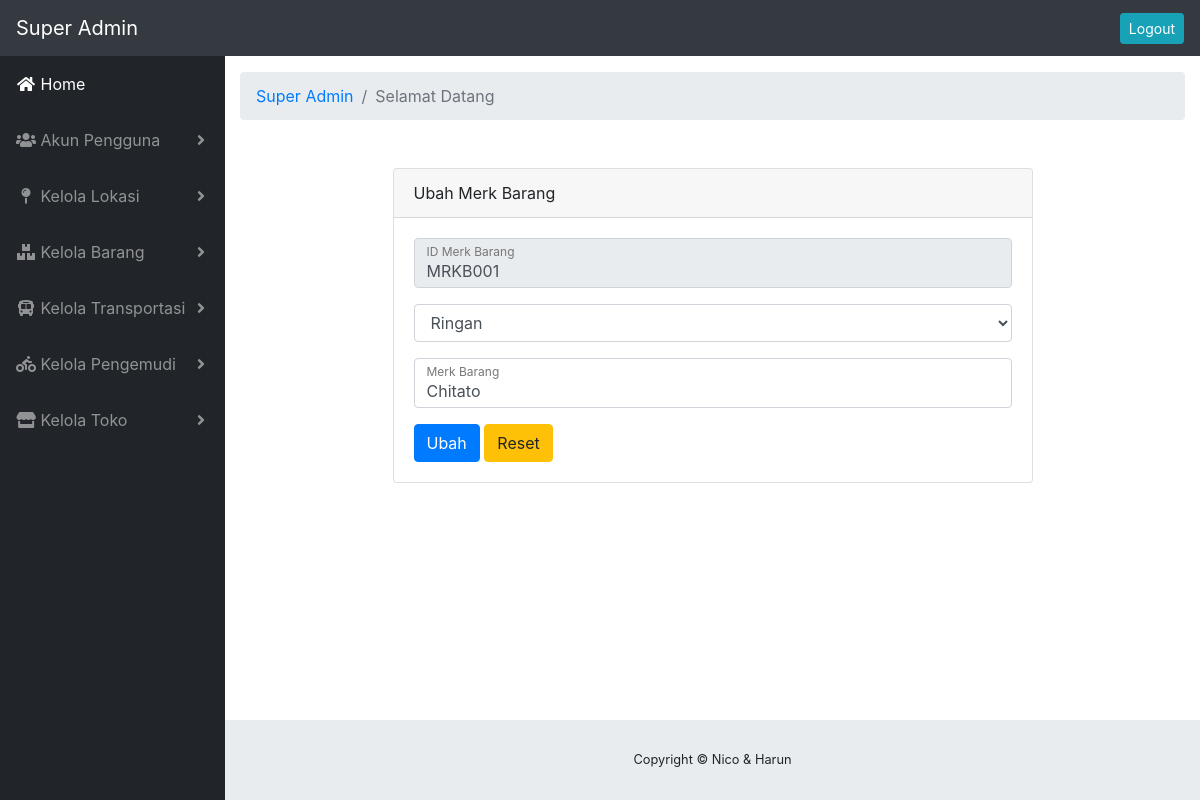
The app's page /index.php/sa/sa_barang/ubah_mbrg/MRKB001 with its own data.
### tables this page shows
CREATE TABLE `merk_barang` (
  `id_merk_barang` varchar(7) NOT NULL,
  `id_nama_barang` varchar(8) NOT NULL,
  `nama_merk_barang` varchar(50) NOT NULL
);

### application/controllers/sa/sa_barang.php (called while the page is built, shortened)
<?php
class sa_barang extends CI_Controller
{
    function __construct()
    {
        $this->load->model('kbrg');
        $this->load->model('mbarang');
        $this->load->model('nbarang');
    }
    function ubah_mbrg($id)
    {
        $cid = ['id_merk_barang' => $id];
        $d = [
            'name'      => $this->session->userdata('nama'),
            'mbrg'      => $this->mbarang->get1mbrg($cid),
            'nbrg'      => $this->nbarang->data_nbrg()
        ];
        $this->form_validation->set_rules('id', 'ID', 'trim|required');
        $this->form_validation->set_rules('nbrg', 'Nama Barang', 'trim|required');
        $this->form_validation->set_rules('mbrg', 'Merk Barang', 'trim|required');
        if ($this->form_validation->run() == FALSE) {
            $this->load->view('layouts/sa/header', $d);
            $this->load->view('layouts/sa/navigation');
            $this->load->view('superA/barang/merk/ubah', $d);
            $this->load->view('layouts/sa/footer');
        }
    }
}

### index.php (called while the page is built, shortened)
<?php
require_once BASEPATH.'core/CodeIgniter.php';

### application/models/mbarang.php (called while the page is built, shortened)
<?php
class mbarang extends CI_Model
{
    public function get1mbrg($id)
    {
        return $this->db->get_where('merk_barang',$id)->result_array();
    }
}

### application/models/nbarang.php (called while the page is built, shortened)
<?php
class nbarang extends CI_Model
{
    public function data_nbrg()
    {
        return $this->db->get('detail_nama_barang')->result_array();
    }
}

### application/views/superA/barang/merk/ubah.php (the view, shortened to what this page needs)
<div class="container-fluid">
    <ol class="breadcrumb">
        <li class="breadcrumb-item">
            <a href="<?= site_url('sa/sa_halaman'); ?>">Super Admin</a>
        </li>
        <li class="breadcrumb-item active">Selamat Datang <?= $name; ?></li>
    </ol>
    <div class="container">
        <div class="card card-register mx-auto mt-5">
            <div class="card-header">Ubah Merk Barang</div>
            <div class="card-body">
                <?php foreach ($mbrg as $mb) { ?>
                    <form action="<?php echo site_url('sa/sa_barang/ubah_mbrg/' . $mb['id_merk_barang']); ?>" method="post">
                        <div class="form-group">
                            <div class="form-label-group">
                                <input type="text" id="id_lokasi" name="id" class="form-control" placeholder="id_lokasi" required="required" value="<?= $mb['id_merk_barang']; ?>" readonly="">
                                <label for="id_lokasi">ID Merk Barang</label>
                            </div>
                        </div>
                        <div class="form-group">
                            <div class="form-label-group">
                                <select class="form-control" id="ha" name="nbrg">
                                    <?php foreach ($nbrg as $nb) { ?>
                                        <?php if ($nb['id_nama_barang'] == $mb['id_nama_barang']) { ?>
                                            <option value="<?= $nb['id_nama_barang'] ?>" selected><?= $nb['nama_barang']; ?></option>
                                        <?php } else { ?>
                                            <option value="<?= $nb['id_nama_barang'] ?>"><?= $nb['nama_barang']; ?></option>
                                        <?php } ?>
                                    <?php } ?>
                                </select>
                            </div>
                        </div>
                        <div class="form-group">
                            <div class="form-label-group">
                                <input type="text" id="nama_gedung" name="mbrg" class="form-control" placeholder="nama_gedung" required="required" value="<?= $mb['nama_merk_barang'] ?>">
                                <label for="nama_gedung">Merk Barang</label>
                            </div>
                        </div>
                        <button type="submit" name="submit" class="btn btn-primary">Ubah</button>
                        <button type="reset" name="submit" class="btn btn-warning">Reset</button>
                    </form>
                <?php } ?>
            </div>
        </div>
    </div>
</div>

### records on screen
merk_barang: id "MRKB001", nbrg "Ringan", mbrg "Chitato"
